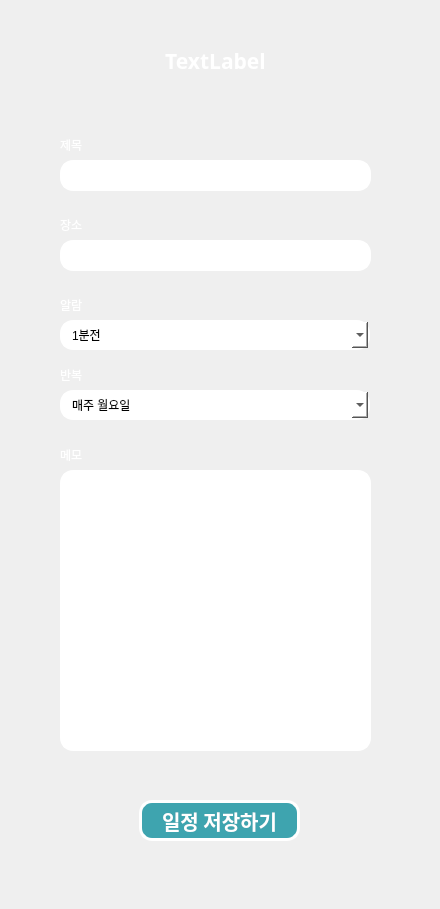
   <widget class="QWidget" name="write_myschedule_patient">
    <widget class="QLabel" name="label_51">
     <property name="geometry">
      <rect>
       <x>0</x>
       <y>0</y>
       <width>431</width>
       <height>900</height>
      </rect>
     </property>
     <property name="styleSheet">
      <string notr="true">background-image: url(:/new/prefix1/resources/Dream Whale_.png);</string>
     </property>
     <property name="text">
      <string/>
     </property>
    </widget>
    <widget class="QLabel" name="label_53">
     <property name="geometry">
      <rect>
       <x>60</x>
       <y>130</y>
       <width>40</width>
       <height>30</height>
      </rect>
     </property>
     <property name="styleSheet">
      <string notr="true">font: 700 13pt &quot;맑은 고딕&quot;;
color: rgb(255, 255, 255);
</string>
     </property>
     <property name="text">
      <string>제목</string>
     </property>
    </widget>
    <widget class="QTextEdit" name="title_patient">
     <property name="geometry">
      <rect>
       <x>60</x>
       <y>160</y>
       <width>311</width>
       <height>31</height>
      </rect>
     </property>
     <property name="styleSheet">
      <string notr="true">color:black;
background-color: rgb(255, 255, 255);
border: 2px solid rgb(255, 255, 255);
border-radius: 13px; 
padding: 1px 10px; </string>
     </property>
     <property name="html">
      <string>&lt;!DOCTYPE HTML PUBLIC &quot;-//W3C//DTD HTML 4.0//EN&quot; &quot;http://www.w3.org/TR/REC-html40/strict.dtd&quot;&gt;
&lt;html&gt;&lt;head&gt;&lt;meta name=&quot;qrichtext&quot; content=&quot;1&quot; /&gt;&lt;meta charset=&quot;utf-8&quot; /&gt;&lt;style type=&quot;text/css&quot;&gt;
p, li { white-space: pre-wrap; }
hr { height: 1px; border-width: 0; }
li.unchecked::marker { content: &quot;\2610&quot;; }
li.checked::marker { content: &quot;\2612&quot;; }
&lt;/style&gt;&lt;/head&gt;&lt;body style=&quot; font-family:'맑은 고딕'; font-size:9pt; font-weight:400; font-style:normal;&quot;&gt;
&lt;p style=&quot;-qt-paragraph-type:empty; margin-top:0px; margin-bottom:0px; margin-left:0px; margin-right:0px; -qt-block-indent:0; text-indent:0px;&quot;&gt;&lt;br /&gt;&lt;/p&gt;&lt;/body&gt;&lt;/html&gt;</string>
     </property>
    </widget>
    <widget class="QLabel" name="label_54">
     <property name="geometry">
      <rect>
       <x>60</x>
       <y>210</y>
       <width>80</width>
       <height>30</height>
      </rect>
     </property>
     <property name="styleSheet">
      <string notr="true">font: 700 13pt &quot;맑은 고딕&quot;;
color: rgb(255, 255, 255);
</string>
     </property>
     <property name="text">
      <string>장소</string>
     </property>
    </widget>
    <widget class="QTextEdit" name="space_patient">
     <property name="geometry">
      <rect>
       <x>60</x>
       <y>240</y>
       <width>311</width>
       <height>31</height>
      </rect>
     </property>
     <property name="styleSheet">
      <string notr="true">color:black;
background-color: rgb(255, 255, 255);
border: 2px solid rgb(255, 255, 255);
border-radius: 13px; 
padding: 1px 10px; </string>
     </property>
     <property name="html">
      <string>&lt;!DOCTYPE HTML PUBLIC &quot;-//W3C//DTD HTML 4.0//EN&quot; &quot;http://www.w3.org/TR/REC-html40/strict.dtd&quot;&gt;
&lt;html&gt;&lt;head&gt;&lt;meta name=&quot;qrichtext&quot; content=&quot;1&quot; /&gt;&lt;meta charset=&quot;utf-8&quot; /&gt;&lt;style type=&quot;text/css&quot;&gt;
p, li { white-space: pre-wrap; }
hr { height: 1px; border-width: 0; }
li.unchecked::marker { content: &quot;\2610&quot;; }
li.checked::marker { content: &quot;\2612&quot;; }
&lt;/style&gt;&lt;/head&gt;&lt;body style=&quot; font-family:'맑은 고딕'; font-size:9pt; font-weight:400; font-style:normal;&quot;&gt;
&lt;p style=&quot;-qt-paragraph-type:empty; margin-top:0px; margin-bottom:0px; margin-left:0px; margin-right:0px; -qt-block-indent:0; text-indent:0px;&quot;&gt;&lt;br /&gt;&lt;/p&gt;&lt;/body&gt;&lt;/html&gt;</string>
     </property>
    </widget>
    <widget class="QLabel" name="label_55">
     <property name="geometry">
      <rect>
       <x>60</x>
       <y>290</y>
       <width>80</width>
       <height>30</height>
      </rect>
     </property>
     <property name="styleSheet">
      <string notr="true">font: 700 13pt &quot;맑은 고딕&quot;;
color: rgb(255, 255, 255);
</string>
     </property>
     <property name="text">
      <string>알람</string>
     </property>
    </widget>
    <widget class="QComboBox" name="alarm_patient">
     <property name="geometry">
      <rect>
       <x>60</x>
       <y>320</y>
       <width>310</width>
       <height>30</height>
      </rect>
     </property>
     <property name="styleSheet">
      <string notr="true">color:black;
background-color: rgb(255, 255, 255);
border: 2px solid rgb(255, 255, 255);
border-radius: 13px; 
padding: 1px 10px; </string>
     </property>
     <item>
      <property name="text">
       <string>1분전</string>
      </property>
     </item>
     <item>
      <property name="text">
       <string>5분전</string>
      </property>
     </item>
     <item>
      <property name="text">
       <string>10분전</string>
      </property>
     </item>
     <item>
      <property name="text">
       <string>30분전</string>
      </property>
     </item>
     <item>
      <property name="text">
       <string>1시간전</string>
      </property>
     </item>
     <item>
      <property name="text">
       <string>2시간전</string>
      </property>
     </item>
     <item>
      <property name="text">
       <string>하루전</string>
      </property>
     </item>
    </widget>
    <widget class="QLabel" name="label_56">
     <property name="geometry">
      <rect>
       <x>60</x>
       <y>360</y>
       <width>80</width>
       <height>30</height>
      </rect>
     </property>
     <property name="styleSheet">
      <string notr="true">font: 700 13pt &quot;맑은 고딕&quot;;
color: rgb(255, 255, 255);
</string>
     </property>
     <property name="text">
      <string>반복</string>
     </property>
    </widget>
    <widget class="QComboBox" name="repeat_patient">
     <property name="geometry">
      <rect>
       <x>60</x>
       <y>390</y>
       <width>310</width>
       <height>30</height>
      </rect>
     </property>
     <property name="styleSheet">
      <string notr="true">color:black;
background-color: rgb(255, 255, 255);
border: 2px solid rgb(255, 255, 255);
border-radius: 13px; 
padding: 1px 10px; </string>
     </property>
     <item>
      <property name="text">
       <string>매주 월요일</string>
      </property>
     </item>
     <item>
      <property name="text">
       <string>매주 화요일</string>
      </property>
     </item>
     <item>
      <property name="text">
       <string>매주 수요일</string>
      </property>
     </item>
     <item>
      <property name="text">
       <string>매주 목요일</string>
      </property>
     </item>
     <item>
      <property name="text">
       <string>매주 금요일</string>
      </property>
     </item>
     <item>
      <property name="text">
       <string>매주 토요일</string>
      </property>
     </item>
     <item>
      <property name="text">
       <string>매주 일요일</string>
      </property>
     </item>
     <item>
      <property name="text">
       <string>매주 평일</string>
      </property>
     </item>
     <item>
      <property name="text">
       <string>매주 주말</string>
      </property>
     </item>
     <item>
      <property name="text">
       <string>매월</string>
      </property>
     </item>
     <item>
      <property name="text">
       <string>매년</string>
      </property>
     </item>
    </widget>
    <widget class="QLabel" name="label_60">
     <property name="geometry">
      <rect>
       <x>60</x>
       <y>440</y>
       <width>80</width>
       <height>30</height>
      </rect>
     </property>
     <property name="styleSheet">
      <string notr="true">font: 700 13pt &quot;맑은 고딕&quot;;
color: rgb(255, 255, 255);
</string>
     </property>
     <property name="text">
      <string>메모</string>
     </property>
    </widget>
    <widget class="QTextEdit" name="memo_patient">
     <property name="geometry">
      <rect>
       <x>60</x>
       <y>470</y>
       <width>311</width>
       <height>281</height>
      </rect>
     </property>
     <property name="styleSheet">
      <string notr="true">color:black;
background-color: rgb(255, 255, 255);
border: 2px solid rgb(255, 255, 255);
border-radius: 13px; 
padding: 1px 10px; </string>
     </property>
    </widget>
    <widget class="QPushButton" name="save_myschedule_patient">
     <property name="geometry">
      <rect>
       <x>139</x>
       <y>800</y>
       <width>161</width>
       <height>41</height>
      </rect>
     </property>
     <property name="font">
      <font>
       <family>Gaegu</family>
       <pointsize>15</pointsize>
       <italic>false</italic>
       <bold>true</bold>
      </font>
     </property>
     <property name="styleSheet">
      <string notr="true">color: rgb(255, 255, 255);
background-color: rgb(62, 164, 175);
border: 3px solid rgb(255, 255, 255);
border-radius: 13px; 
font: 700 15pt &quot;Gaegu&quot;;
padding: 1px 10px; </string>
     </property>
     <property name="text">
      <string>일정 저장하기</string>
     </property>
     <property name="flat">
      <bool>true</bool>
     </property>
    </widget>
    <widget class="QLabel" name="label">
     <property name="geometry">
      <rect>
       <x>10</x>
       <y>40</y>
       <width>411</width>
       <height>41</height>
      </rect>
     </property>
     <property name="font">
      <font>
       <family>맑은 고딕</family>
       <pointsize>16</pointsize>
       <italic>false</italic>
       <bold>true</bold>
      </font>
     </property>
     <property name="styleSheet">
      <string notr="true">font: 700 16pt &quot;맑은 고딕&quot;;
color: rgb(255, 255, 255);</string>
     </property>
     <property name="text">
      <string>TextLabel</string>
     </property>
     <property name="alignment">
      <set>Qt::AlignCenter</set>
     </property>
    </widget>
   </widget>
